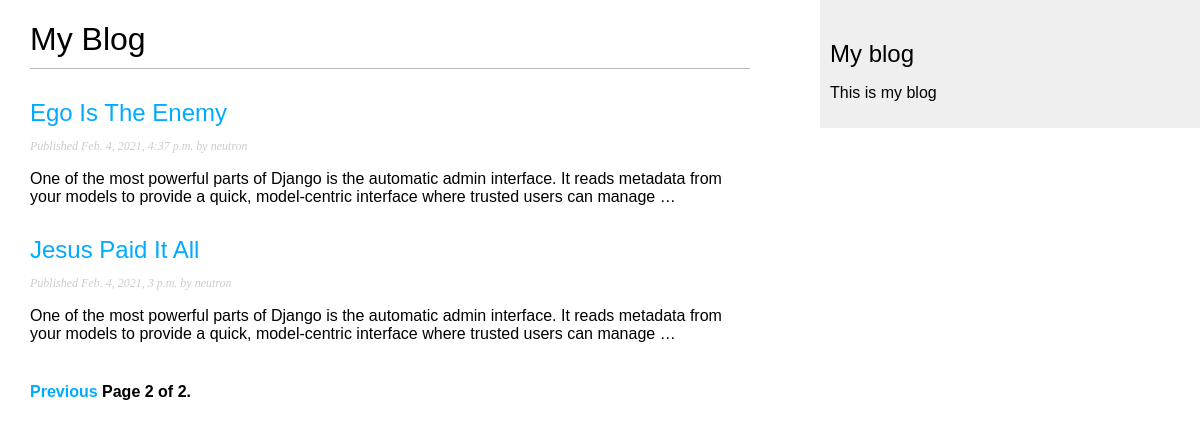
Screenshot of /blog/?page=2 with the database file from the repository.
### blog/models.py (models this page shows, shortened)
class Post(models.Model):
    STATUS_CHOICES = (
        ('draft', 'Draft'),
        ('published', 'Published'),
    )
    title = models.CharField(max_length=250)
    slug = models.SlugField(max_length=250,unique_for_date='publish')
    author = models.ForeignKey(User, on_delete=models.CASCADE, related_name='blog_posts')
    body = models.TextField()
    publish = models.DateTimeField(default=timezone.now)
    created = models.DateTimeField(auto_now_add=True)
    updated = models.DateTimeField(auto_now=True)
    status = models.CharField(max_length=10,choices=STATUS_CHOICES,default='draft')
    class Meta:
        ordering = ('-publish',)
    objects = models.Manager() #Default manager
    published = PublishedManager()#Customer manager
    def get_absolute_url(self):
        return reverse('blog:post_detail',args=[self.publish.year,
                                                self.publish.month,
                                                self.publish.day,
                                                self.slug])

### blog/views.py (the view)
# urls.py: path('',views.PostListView.as_view(), name='post_list'),
class PostListView(ListView):
    queryset = Post.published.all()
    context_object_name = 'posts'
    paginate_by = 3
    template_name = 'blog/post/list.html'

### blog/templates/blog/post/list.html (shortened to what this page needs)
{% extends "blog/base.html" %}
{% block content %}
    <h1>My Blog</h1>
    {% for post in posts %}
    <h2>
        <a href="{{ post.get_absolute_url }}">
            {{ post.title }}
        </a>
    </h2>
    <p class="date">
        Published {{ post.publish }} by {{ post.author}}
    </p>
    {{ post.body |truncatewords:30|linebreaks }}
    {% endfor %}
    {% include "pagination.html" with page=page_obj %}
{% endblock %}

### blog/static/blog.css (style rules this page uses)
body { margin:0; padding:0; font-family:helvetica, sans-serif; }
a { color:#00abff; text-decoration:none; }
h1 { font-weight:normal; border-bottom:1px solid #bbb; padding:0 0 10px 0; }
h2 { font-weight:normal; margin:30px 0 0; }
p.date { color:#ccc; font-family: georgia, serif; font-size: 12px; font-style: italic; }

### rows the page displays
Post: title "Ego Is The Enemy", publish "Feb. 4, 2021, 4:37 p.m.", author "neutron", body "One of the most powerful parts of Django is the automatic admin interface. It reads metadata from your models to provide a quick, model-centric interface where trusted users can manage …"
Post: title "Jesus Paid It All", publish "Feb. 4, 2021, 3 p.m.", author "neutron", body "One of the most powerful parts of Django is the automatic admin interface. It reads metadata from your models to provide a quick, model-centric interface where trusted users can manage …"

### other values shown
{{ page.number }} "2"
{{ page.paginator.num_pages }} "2"
